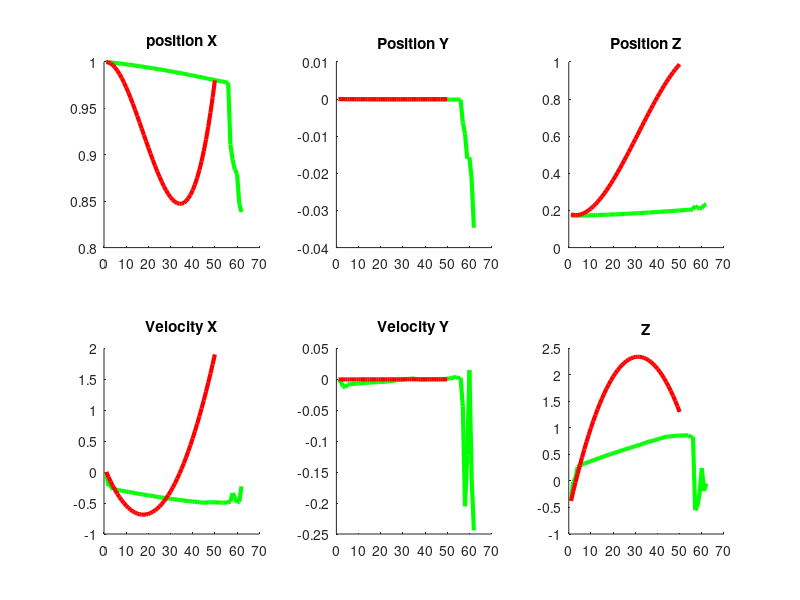

The MATLAB script that drew this image:
x 			= load("x.mat");
vel 		= load("xd.mat");
accel 		= load("xdd.mat");
realx 		= load("realx.mat");
realvel 	= load("realxd.mat");
realaccel 	= load("realxdd.mat");

set(gca, "linewidth", 4, "fontsize", 12)

subplot(2,3,1)
hold on;
plot(realx(:,1), 'g', "linewidth", 3);
plot(x(:,1), 'r', "linewidth", 3);
title("position X");
hold off;

subplot(2,3,2)
hold on;
plot(realx(:,2), 'g', "linewidth", 3);
plot(x(:,2), 'r', "linewidth", 3);
title("Position Y");
hold off;

subplot(2,3,3)
hold on;
plot(realx(:,3), 'g', "linewidth", 3);
plot(x(:,3), 'r', "linewidth", 3);
title("Position Z");
hold off;

subplot(2,3,4)
hold on;
plot(realvel(:,1), 'g', "linewidth", 3);
plot(vel(:,1), 'r', "linewidth", 3);
title("Velocity X");
hold off;

subplot(2,3,5)
hold on;
plot(realvel(:,2), 'g', "linewidth", 3);
plot(vel(:,2), 'r', "linewidth", 3);
title("Velocity Y");
hold off;

subplot(2,3,6)
hold on;
plot(realvel(:,3), 'g', "linewidth", 3);
plot(vel(:,3), 'r', "linewidth", 3);
title("Velocity Z");
hold off;

hold off;
title("Z");
